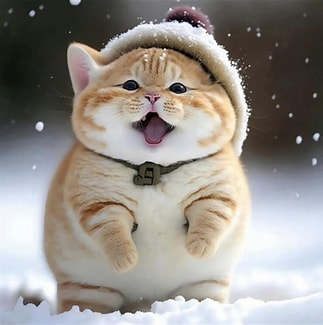
#> input picture dataset/cats/meo1.jpg, 323 x 325 px, found by its file name; its folder holds only this picture in this run
$ python KNN_SVN.py
#> lines starting #> are read from the running program, lines starting #| are printed output that depends on the picture
import os
import cv2
import numpy as np
from sklearn.model_selection import train_test_split
from sklearn.neighbors import KNeighborsClassifier
from sklearn.svm import SVC
from sklearn.metrics import classification_report, confusion_matrix
from sklearn.preprocessing import LabelEncoder
import matplotlib.pyplot as plt

# Đường dẫn đầy đủ đến thư mục dataset
folder = r'C:\Users\ngotr\OneDrive\Pictures\dataset'

# Kiểm tra xem thư mục có tồn tại không
if not os.path.exists(folder):
    print(f"Thư mục {folder} không tồn tại. Vui lòng kiểm tra lại.")
else:
    # Hàm để đọc ảnh và chuyển đổi chúng thành mảng đặc trưng
    def load_images_from_folder(folder):
        images = []
        labels = []
        for label in os.listdir(folder):
            # Tạo đường dẫn đến thư mục con cho mỗi nhãn
            label_folder = os.path.join(folder, label)
            if os.path.isdir(label_folder):  # Kiểm tra xem có phải là thư mục không
                for filename in os.listdir(label_folder):
                    img_path = os.path.join(label_folder, filename)
                    print("Đang đọc ảnh:", img_path)  # In đường dẫn để kiểm tra
                    img = cv2.imread(img_path)
#> img is the input picture: shape (325, 323, 3); mean B, G, R 138.6, 144, 149
                    if img is not None:  # Kiểm tra xem ảnh có được đọc không
                        img = cv2.resize(img, (150, 150))  # Kích thước chuẩn hóa
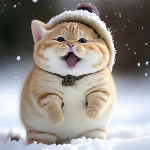
#> img: shape (150, 150, 3); mean B, G, R 138.5, 143.9, 149
                        images.append(img)
                        labels.append(label)
                    else:
                        print(f"Không thể đọc ảnh: {img_path}")  # Thông báo nếu không đọc được ảnh
        print(f"Tổng số ảnh tải được: {len(images)}")  # In tổng số ảnh tải được
#| Tổng số ảnh tải được: 2
        return images, labels

    # Tải dữ liệu
    images, labels = load_images_from_folder(folder)
#> images = 2 items; labels = ['cats', 'dogs']

    # Kiểm tra xem có ảnh nào đã tải về không
    if len(images) == 0:
        print("Không có ảnh nào được tải về. Vui lòng kiểm tra thư mục.")
    else:
        # Chuyển đổi danh sách thành mảng numpy
        X = np.array(images)
        y = np.array(labels)

        # Tiền xử lý dữ liệu
        X = X.reshape(len(X), -1)  # Chuyển đổi thành 2D
        X = X.astype('float32') / 255.0  # Chuẩn hóa pixel

        # Mã hóa nhãn
        label_encoder = LabelEncoder()
        y_encoded = label_encoder.fit_transform(y)
#> y_encoded = [0, 1]

        # Chia dữ liệu thành tập huấn luyện và tập kiểm tra
        X_train, X_test, y_train, y_test = train_test_split(X, y_encoded, test_size=0.2, random_state=42)
#> y_train = [0]; y_test = [1]

        # 1. KNN Model
        knn = KNeighborsClassifier(n_neighbors=3)
        knn.fit(X_train, y_train)
#> (the run stopped early here; a loop or call above may not have finished)
